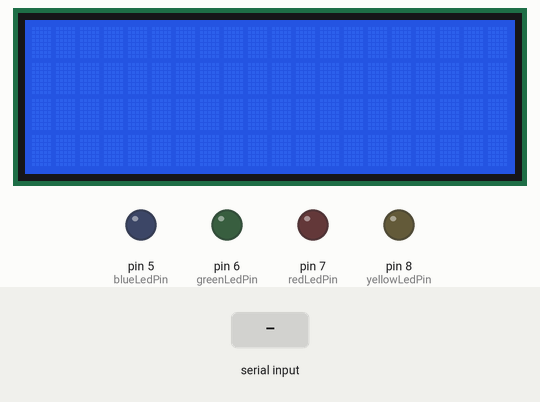
Simulated run of this sketch. Board: Arduino Uno, built with avr-gcc and run on an emulated ATmega328P. Parts: 20×4 character LCD, output pins drawn as LEDs (lit = HIGH). Inputs (shaded band) come from the test bench.

Above: at 1.2 s.
1.3 s: "green:90\n" received over Serial
At 1.9 s:
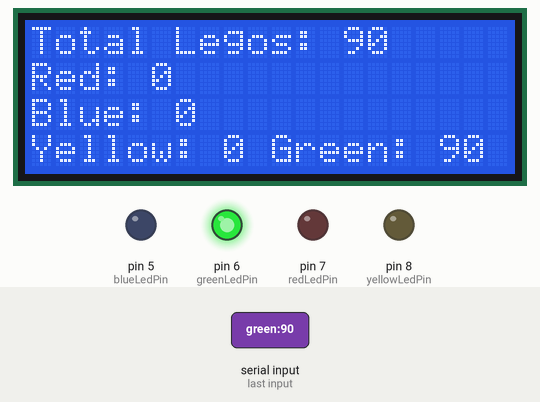
2.8 s: "blue:90\n" received over Serial
At 4.0 s:
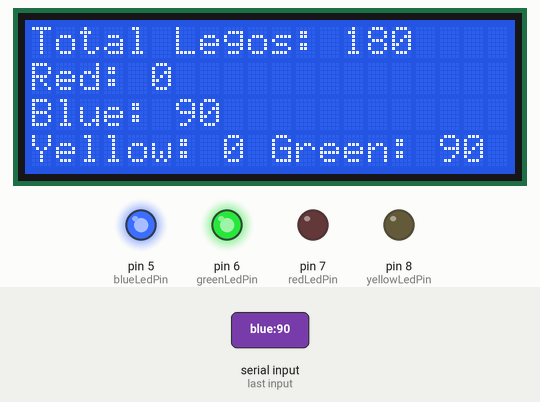
4.3 s: "green:\n" received over Serial
At 5.4 s:
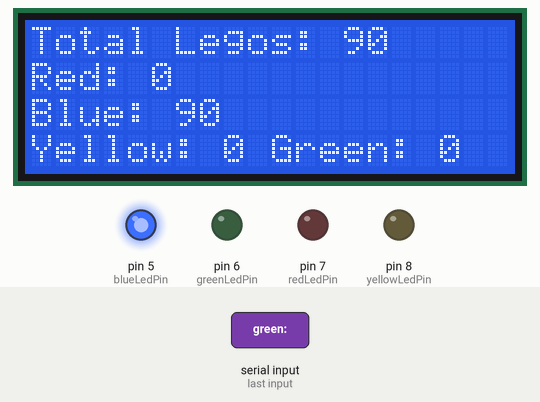
5.8 s: "red:90\n" received over Serial
At 6.6 s:
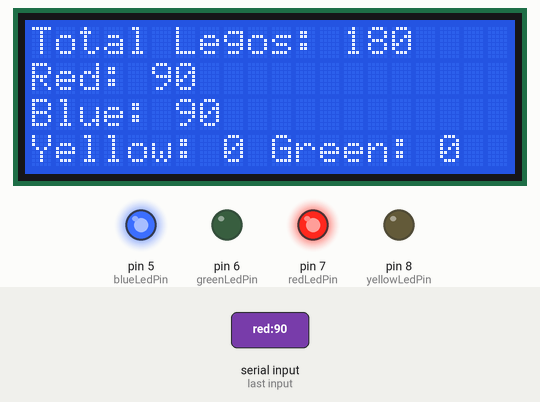
7.3 s: "blue:\n" received over Serial
At 7.6 s:
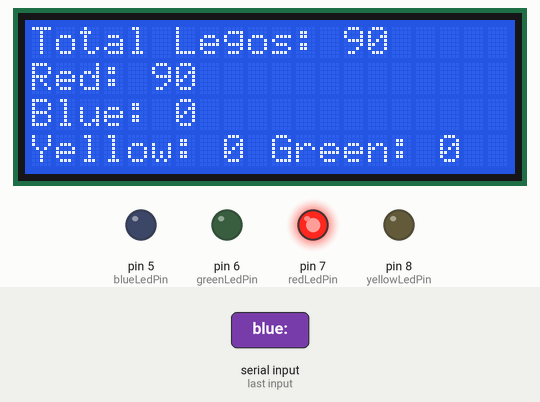
8.8 s: "yellow:90\n" received over Serial
At 10.1 s:
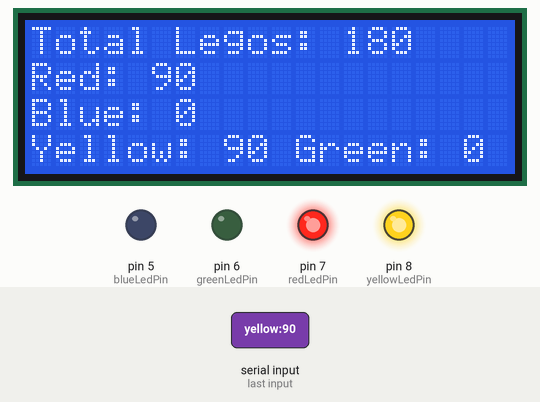
Timing chart, 0 to 11.3 s (numbered marks = the images above; inputs shaded):
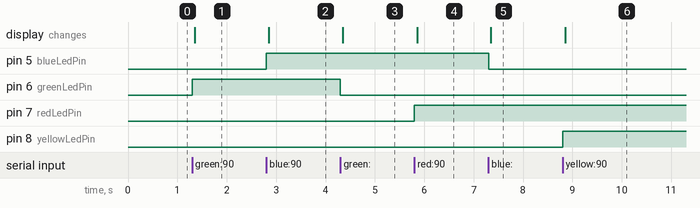

Measured:
- after the input at 1.3 s, pin 6 (greenLedPin): LOW → HIGH at once; the display: changes after 0.05 s (image 1)
- after the input at 2.8 s, pin 5 (blueLedPin): LOW → HIGH at once; the display: changes after 0.05 s (image 2)
- after the input at 4.3 s, pin 6 (greenLedPin): HIGH → LOW at once; the display: changes after 0.05 s (image 3)
- after the input at 5.8 s, pin 7 (redLedPin): LOW → HIGH at once; the display: changes after 0.05 s (image 4)
- after the input at 7.3 s, pin 5 (blueLedPin): HIGH → LOW at once; the display: changes after 0.05 s (image 5)
- after the input at 8.8 s, pin 8 (yellowLedPin): LOW → HIGH at once; the display: changes after 0.05 s (image 6)

The sketch:

Arduino.ino
```cpp
#include <Wire.h>
#include <LiquidCrystal_I2C.h>
LiquidCrystal_I2C lcd(0x27, 20, 4);

const int yellowLedPin = 8; // Pin per il LED giallo
const int redLedPin = 7; // Pin per il LED rosso
const int greenLedPin = 6; // Pin per il LED verde
const int blueLedPin = 5; // Pin per il LED blu

int redCount = 0;
int blueCount = 0;
int yellowCount = 0;
int greenCount = 0;

// Buffer per memorizzare i dati ricevuti
int bufferedRedCount = 0;
int bufferedBlueCount = 0;
int bufferedYellowCount = 0;
int bufferedGreenCount = 0;

bool shouldUpdateDisplay = false; // Flag per indicare se il display deve essere aggiornato

void setup() {
  Serial.begin(115200);
  pinMode(yellowLedPin, OUTPUT);
  pinMode(redLedPin, OUTPUT);
  pinMode(greenLedPin, OUTPUT);
  pinMode(blueLedPin, OUTPUT);
  lcd.init();
  lcd.backlight();
}

void loop() {
  if (Serial.available() > 0) {
    String received = Serial.readStringUntil('\n');
    if (received.startsWith("green:")) {
      int newGreenCount = received.substring(6).toInt();
      if (newGreenCount != bufferedGreenCount) {
        bufferedGreenCount = newGreenCount;
        shouldUpdateDisplay = true;
      }
      digitalWrite(greenLedPin, newGreenCount >= 1 ? HIGH : LOW);
    } else if (received.startsWith("blue:")) {
      int newBlueCount = received.substring(5).toInt();
      if (newBlueCount != bufferedBlueCount) {
        bufferedBlueCount = newBlueCount;
        shouldUpdateDisplay = true;
      }
      digitalWrite(blueLedPin, newBlueCount >= 1 ? HIGH : LOW);
    } else if (received.startsWith("red:")) {
      int newRedCount = received.substring(4).toInt();
      if (newRedCount != bufferedRedCount) {
        bufferedRedCount = newRedCount;
        shouldUpdateDisplay = true;
      }
      digitalWrite(redLedPin, newRedCount >= 1 ? HIGH : LOW);
    } else if (received.startsWith("yellow:")) {
      int newYellowCount = received.substring(7).toInt();
      if (newYellowCount != bufferedYellowCount) {
        bufferedYellowCount = newYellowCount;
        shouldUpdateDisplay = true;
      }
      digitalWrite(yellowLedPin, newYellowCount >= 1 ? HIGH : LOW);
    }
  }

  // Aggiorna il display solo se i valori sono cambiati
  if (shouldUpdateDisplay) {
    updateDisplay();
    shouldUpdateDisplay = false;
  }
}

void updateDisplay() {
  // Calcola il conteggio totale
  int totalCount = bufferedRedCount + bufferedBlueCount + bufferedYellowCount + bufferedGreenCount;

  // Visualizza il conteggio sul display LCD
  lcd.clear();
  lcd.setCursor(0, 0);
  lcd.print("Total Legos: ");
  lcd.print(totalCount);
  lcd.setCursor(0, 1);
  lcd.print("Red: ");
  lcd.print(bufferedRedCount);
  lcd.setCursor(0, 2);
  lcd.print("Blue: ");
  lcd.print(bufferedBlueCount);
  lcd.setCursor(0, 3);
  lcd.print("Yellow: ");
  lcd.print(bufferedYellowCount);
  lcd.print(" Green: ");
  lcd.print(bufferedGreenCount);
}
```
